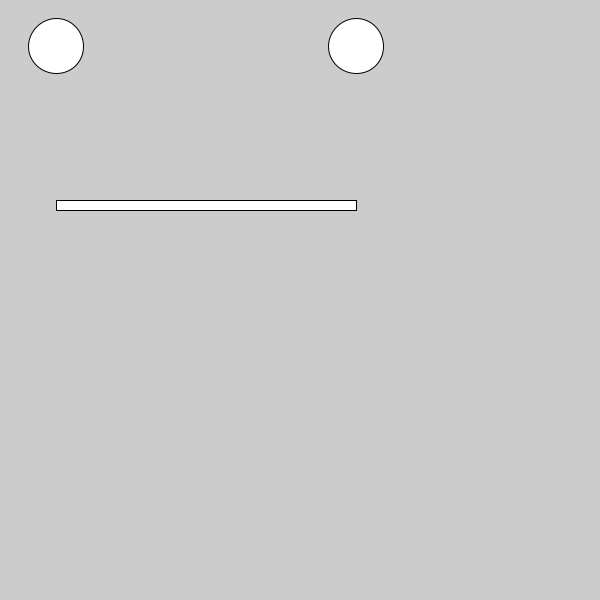
Frame 1 (no input)
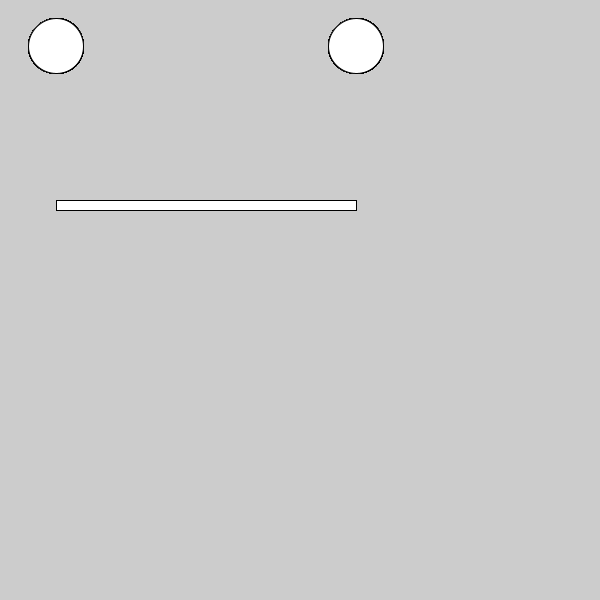
Frame 60 (the mouse pressed at the canvas centre just before this capture)
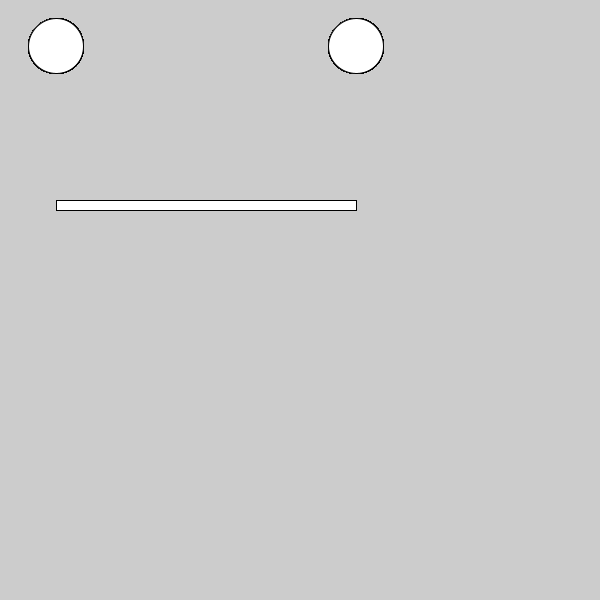
Frame 120 (the mouse held since frame 60 and released just before this capture)

The Processing sketch that drew these frames (run headless with seeded random() and noise(); from frame 60 on, the mouse is pressed at the canvas centre):

// Processing sketch: p01_more1
// ── p01_more1.pde
void setup()
{
  size(600,600);
}

void draw()
{
  ellipse(56, 46, 55, 55);
  ellipse(356, 46, 55, 55);
  rect(56,200,300,10);
}
